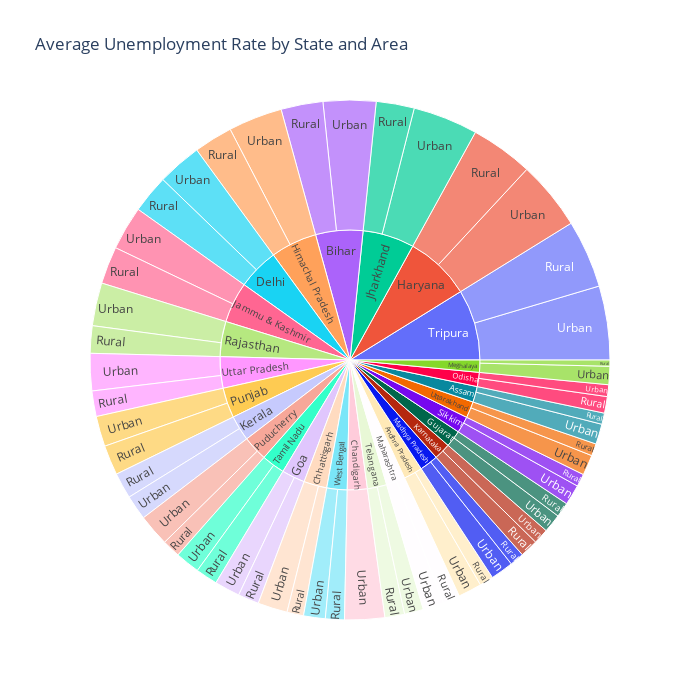

The cell this chart's notebook holds for it:
### Code cell
# let's see the distruibution of the average unemployment rates across areas of the year 2019
average_of_regions1=classify1.groupby("Area")["Estimated Unemployment Rate"].mean()
average_of_regions1.plot(kind='pie',autopct='%1.1f%%')
plt.axis('equal')
plt.title('Area-wise Average Unemployment Rate of year 2019')
plt.show()

# let's see the distruibution of the average unemployment rates across regions of the year 2020
average_of_regions2=classify2.groupby("Region")["Estimated Unemployment Rate"].mean()
average_of_regions2.plot(kind='pie',autopct='%1.1f%%')
plt.axis('equal')
plt.title('Region-wise Average Unemployment Rate of year 2020')
plt.show()

# lets visualize the average of each state and area wise estimated unemployment rate of year 2019
filtered_data = classify1[classify1['Area'].isin(['Rural', 'Urban'])]
avg_unemployment = filtered_data.groupby(['State', 'Area'])['Estimated Unemployment Rate'].mean().reset_index()

figure = px.sunburst(avg_unemployment, path=["State", "Area"], values="Estimated Unemployment Rate", 
                     width=700, height=700, color_continuous_scale="RdYlGn", 
                     title="Average Unemployment Rate by State and Area")

figure.show()

### Figure 1 — Plotly figure (JSON) as saved in the notebook; plotly's stock layout.template omitted (floating-point values rounded to 4 significant figures)
{"data": [{"branchvalues": "total", "domain": {"x": [0, 1], "y": [0, 1]}, "hovertemplate": "labels=%{label}<br>Estimated Unemployment Rate=%{value}<br>parent=%{parent}<br>id=%{id}<extra></extra>", "ids": ["Andhra Pradesh/Rural", "Assam/Rural", "Bihar/Rural", "Chhattisgarh/Rural", "Delhi/Rural", "Goa/Rural", "Gujarat/Rural", "Haryana/Rural", "Himachal Pradesh/Rural", "Jammu & Kashmir/Rural", "Jharkhand/Rural", "Karnataka/Rural", "Kerala/Rural", "Madhya Pradesh/Rural", "Maharashtra/Rural", "Meghalaya/Rural", "Odisha/Rural", "Puducherry/Rural", "Punjab/Rural", "Rajasthan/Rural", "Sikkim/Rural", "Tamil Nadu/Rural", "Telangana/Rural", "Tripura/Rural", "Uttar Pradesh/Rural", "Uttarakhand/Rural", "West Bengal/Rural", "Andhra Pradesh/Urban", "Assam/Urban", "Bihar/Urban", "Chandigarh/Urban", "Chhattisgarh/Urban", "Delhi/Urban", "Goa/Urban", "Gujarat/Urban", "Haryana/Urban", "Himachal Pradesh/Urban", "Jammu & Kashmir/Urban", "Jharkhand/Urban", "Karnataka/Urban", "Kerala/Urban", "Madhya Pradesh/Urban", "Maharashtra/Urban", "Meghalaya/Urban", "Odisha/Urban", "Puducherry/Urban", "Punjab/Urban", "Rajasthan/Urban", "Sikkim/Urban", "Tamil Nadu/Urban", "Telangana/Urban", "Tripura/Urban", "Uttar Pradesh/Urban", "Uttarakhand/Urban", "West Bengal/Urban", "Andhra Pradesh", "Assam", "Bihar", "Chandigarh", "Chhattisgarh", "Delhi", "Goa", "Gujarat", "Haryana", "Himachal Pradesh", "Jammu & Kashmir", "Jharkhand", "Karnataka", "Kerala", "Madhya Pradesh", "Maharashtra", "Meghalaya", "Odisha", "Puducherry", "Punjab", "Rajasthan", "Sikkim", "Tamil Nadu", "Telangana", "Tripura", "Uttar Pradesh", "Uttarakhand", "West Bengal"], "labels": ["Rural", "Rural", "Rural", "Rural", "Rural", "Rural", "Rural", "Rural", "Rural", "Rural", "Rural", "Rural", "Rural", "Rural", "Rural", "Rural", "Rural", "Rural", "Rural", "Rural", "Rural", "Rural", "Rural", "Rural", "Rural", "Rural", "Rural", "Urban", "Urban", "Urban", "Urban", "Urban", "Urban", "Urban", "Urban", "Urban", "Urban", "Urban", "Urban", "Urban", "Urban", "Urban", "Urban", "Urban", "Urban", "Urban", "Urban", "Urban", "Urban", "Urban", "Urban", "Urban", "Urban", "Urban", "Urban", "Andhra Pradesh", "Assam", "Bihar", "Chandigarh", "Chhattisgarh", "Delhi", "Goa", "Gujarat", "Haryana", "Himachal Pradesh", "Jammu & Kashmir", "Jharkhand", "Karnataka", "Kerala", "Madhya Pradesh", "Maharashtra", "Meghalaya", "Odisha", "Puducherry", "Punjab", "Rajasthan", "Sikkim", "Tamil Nadu", "Telangana", "Tripura", "Uttar Pradesh", "Uttarakhand", "West Bengal"], "name": "", "parents": ["Andhra Pradesh", "Assam", "Bihar", "Chhattisgarh", "Delhi", "Goa", "Gujarat", "Haryana", "Himachal Pradesh", "Jammu & Kashmir", "Jharkhand", "Karnataka", "Kerala", "Madhya Pradesh", "Maharashtra", "Meghalaya", "Odisha", "Puducherry", "Punjab", "Rajasthan", "Sikkim", "Tamil Nadu", "Telangana", "Tripura", "Uttar Pradesh", "Uttarakhand", "West Bengal", "Andhra Pradesh", "Assam", "Bihar", "Chandigarh", "Chhattisgarh", "Delhi", "Goa", "Gujarat", "Haryana", "Himachal Pradesh", "Jammu & Kashmir", "Jharkhand", "Karnataka", "Kerala", "Madhya Pradesh", "Maharashtra", "Meghalaya", "Odisha", "Puducherry", "Punjab", "Rajasthan", "Sikkim", "Tamil Nadu", "Telangana", "Tripura", "Uttar Pradesh", "Uttarakhand", "West Bengal", "", "", "", "", "", "", "", "", "", "", "", "", "", "", "", "", "", "", "", "", "", "", "", "", "", "", "", ""], "type": "sunburst", "values": [5.526, 4.491, 16.77, 6.629, 15.26, 8.39, 5.917, 25.01, 15.5, 14.95, 15.22, 7.224, 10.34, 5.654, 6.81, 2.475, 6.613, 7.263, 11.92, 10.93, 5.08, 8.776, 7.864, 27.17, 10.21, 4.882, 7.572, 9.428, 8.089, 21.07, 15.99, 11.85, 17.73, 10.16, 7.411, 27.55, 21.58, 17.55, 25.95, 6.128, 9.906, 9.159, 8.305, 7.302, 4.703, 12.75, 12.14, 17.19, 8.153, 9.793, 7.612, 29.53, 14.89, 8.162, 8.677, 14.95, 12.58, 37.84, 15.99, 18.48, 32.99, 18.55, 13.33, 52.57, 37.08, 32.5, 41.17, 13.35, 20.25, 14.81, 15.12, 9.777, 11.32, 20.01, 24.06, 28.12, 13.23, 18.57, 15.48, 56.7, 25.1, 13.04, 16.25]}], "layout": {"height": 700, "legend": {"tracegroupgap": 0}, "title": {"text": "Average Unemployment Rate by State and Area"}, "width": 700}}
